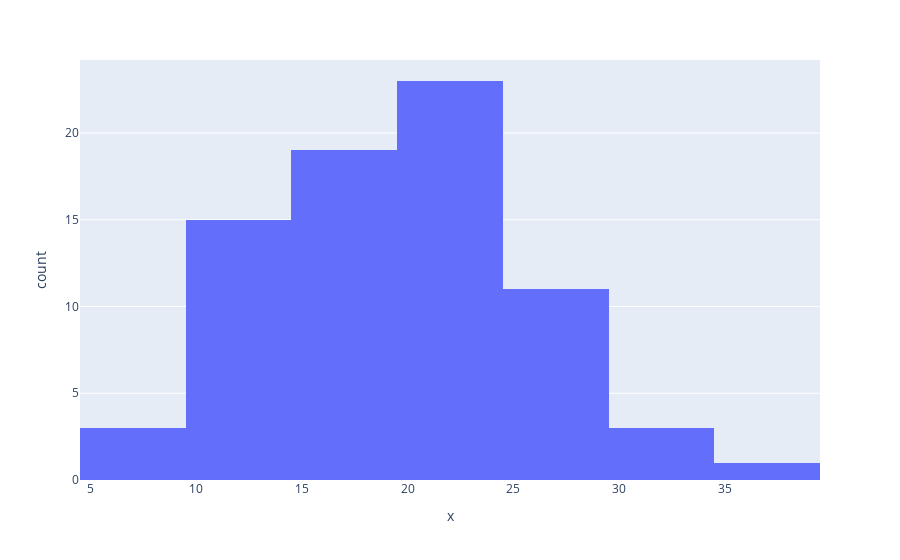

Source (notebook cell):
### Code cell
px.histogram(x=mpd.data_.groupby(mpd.cluster_labels_)[mpd.target_].sum().values)

### Figure 1 — Plotly figure (JSON) as saved in the notebook; plotly's stock layout.template omitted (floating-point values rounded to 4 significant figures)
{"data": [{"alignmentgroup": "True", "bingroup": "x", "hovertemplate": "x=%{x}<br>count=%{y}<extra></extra>", "legendgroup": "", "marker": {"color": "#636efa"}, "name": "", "offsetgroup": "", "orientation": "v", "showlegend": false, "type": "histogram", "x": [18, 20, 22, 16, 15, 16, 16, 21, 25, 12, 22, 13, 20, 15, 13, 26, 13, 17, 26, 22, 19, 26, 36, 7, 22, 15, 21, 20, 14, 22, 17, 10, 27, 24, 18, 12, 12, 16, 29, 25, 13, 9, 13, 23, 23, 30, 23, 26, 31, 23, 11, 20, 9, 34, 15, 14, 10, 16, 19, 29, 18, 24, 24, 22, 15, 21, 17, 14, 11, 22, 27, 15, 26, 21, 24], "xaxis": "x", "yaxis": "y"}], "layout": {"barmode": "relative", "legend": {"tracegroupgap": 0}, "margin": {"t": 60}, "xaxis": {"anchor": "y", "domain": [0, 1], "title": {"text": "x"}}, "yaxis": {"anchor": "x", "domain": [0, 1], "title": {"text": "count"}}}}
